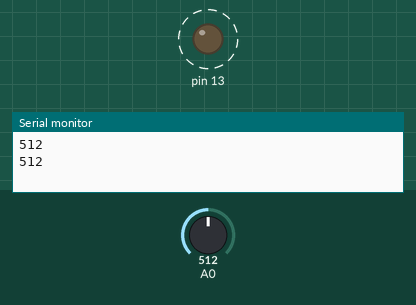
This sketch was run on a simulated Arduino Uno, built with avr-gcc and run on an emulated ATmega328P. Shown: output pins drawn as LEDs (lit = HIGH), the last lines printed to the serial monitor. Dashed ring = blinking. The inputs (shaded band) are chosen by the test bench; at power-on: A0 = 512.

Above: at 1.8 s.
1.9 s: A0 set to 306
At 2.2 s:
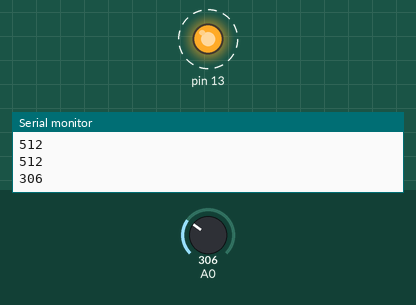
5.4 s: A0 set to 122
At 5.56 s:
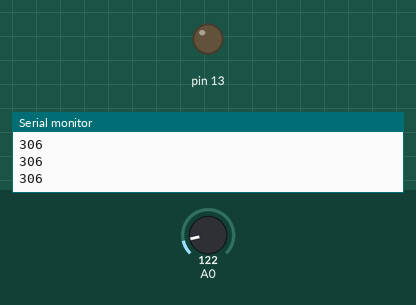
Timing chart, 0 to 14.9 s (numbered marks = the images above; inputs shaded):
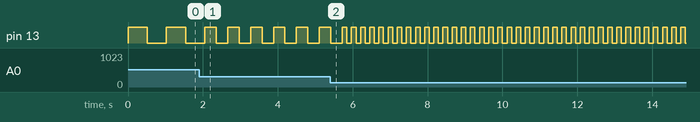

The sketch:

arduino-demo-analog-input.ino
```cpp
void setup() {
  // declare the ledPin as an OUTPUT:
  pinMode(13, OUTPUT);
  Serial.begin(9600);
}

void loop() {
  // read the value from the sensor:
  int sensorValue = analogRead(A0);
  Serial.println(sensorValue);
  // turn the 13 on
  digitalWrite(13, HIGH);
  // stop the program for <sensorValue> milliseconds:
  delay(sensorValue);
  // turn the 13 off:
  digitalWrite(13, LOW);
  // stop the program for <sensorValue> milliseconds:
  delay(sensorValue);
}
```

Measured:
- after the input at 1.9 s, pin 13: alternates HIGH for 0.31 s and LOW for 0.31 s, starting after 0.46 s
- by itself, pin 13: alternates HIGH for 0.51 s and LOW for 0.51 s
